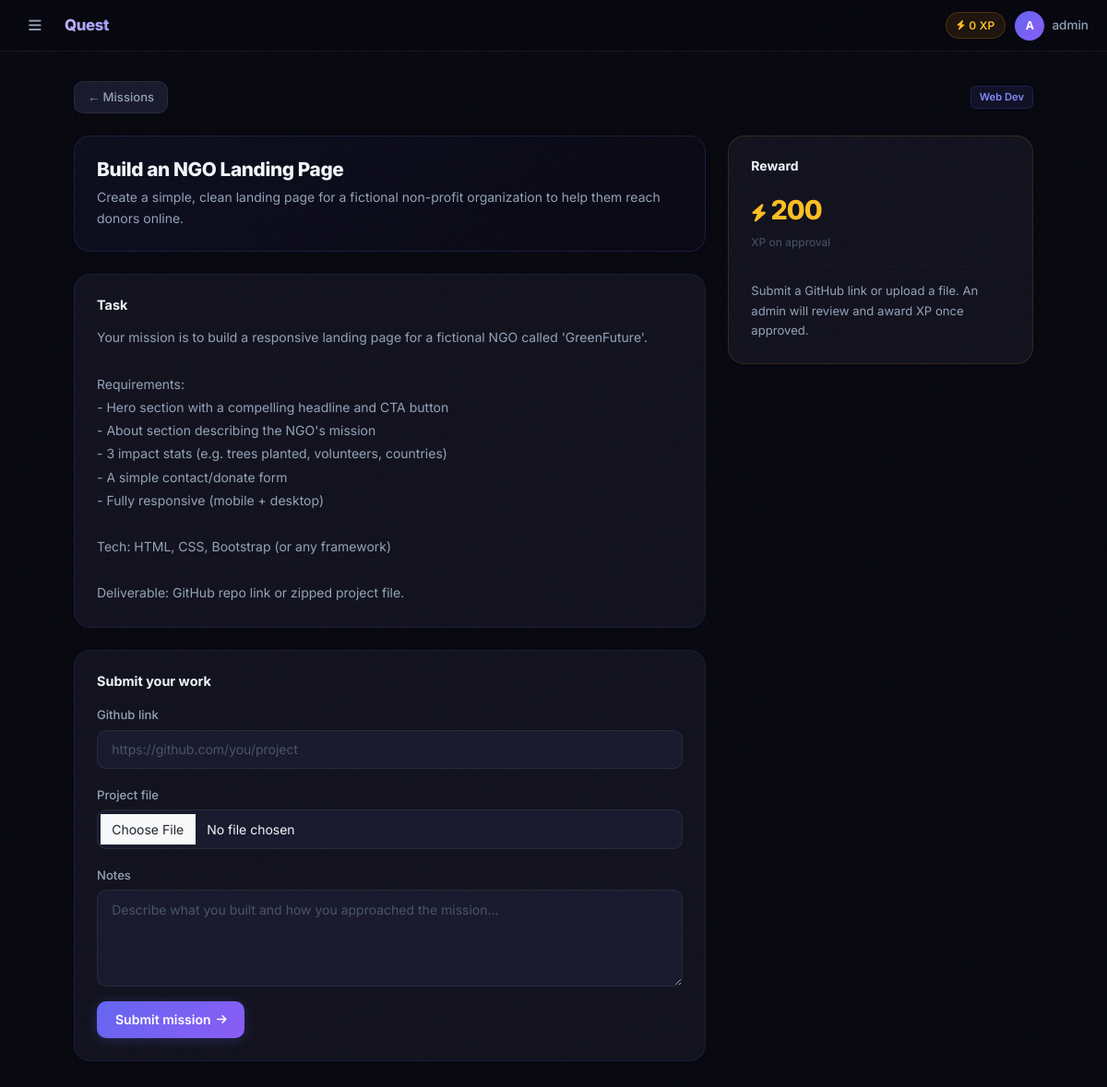
The page /missions/1/ (signed in) on the database its author committed.
### quests/models.py (models this page shows, shortened)
class UserProfile(models.Model):
    user    = models.OneToOneField(User, on_delete=models.CASCADE)
    xp      = models.IntegerField(default=0)
    level   = models.IntegerField(default=1)
    streak  = models.IntegerField(default=0)

class Mission(models.Model):
    SKILL_CHOICES = [
        ('Web Dev',      'Web Dev'),
        ('Data Science', 'Data Science'),
        ('Frontend',     'Frontend'),
        ('Backend',      'Backend'),
        ('DevOps',       'DevOps'),
        ('Other',        'Other'),
    ]
    STATUS_CHOICES = [
        ('open',   'Open'),
        ('closed', 'Closed'),
    ]
    title       = models.CharField(max_length=200)
    description = models.TextField()
    task        = models.TextField(help_text='Detailed task instructions for the user.')
    skill       = models.CharField(max_length=50, choices=SKILL_CHOICES, default='Other')
    xp_reward   = models.IntegerField(default=150)
    status      = models.CharField(max_length=10, choices=STATUS_CHOICES, default='open')
    created_at  = models.DateTimeField(auto_now_add=True)

### quests/views.py (the view)
# urls.py: path('missions/<int:mission_id>/',    views.mission_detail, name='mission_detail'),
@login_required
def mission_detail(request, mission_id):
    mission = get_object_or_404(Mission, id=mission_id)
    existing = MissionSubmission.objects.filter(user=request.user, mission=mission).first()
    if request.method == 'POST' and not existing:
        form = MissionSubmissionForm(request.POST, request.FILES)
        if form.is_valid():
            sub = form.save(commit=False)
            sub.user = request.user
            sub.mission = mission
            sub.save()
            messages.success(request, 'Mission submitted! XP will be awarded after admin review. 🚀')
            return redirect('mission_detail', mission_id=mission.id)
    else:
        form = MissionSubmissionForm()
    return render(request, 'mission_detail.html', {
        'mission': mission,
        'form': form,
        'existing': existing,
    })

### quests/forms.py (shortened to what this page needs)
class MissionSubmissionForm(forms.ModelForm):
    class Meta:
        model  = MissionSubmission
        fields = ['github_link', 'project_file', 'notes']
        widgets = {
            'github_link':  forms.URLInput(attrs={'class': 'form-control', 'placeholder': 'https://github.com/you/project'}),
            'project_file': forms.ClearableFileInput(attrs={'class': 'form-control'}),
            'notes':        forms.Textarea(attrs={'class': 'form-control', 'rows': 4, 'placeholder': 'Describe what you built and how you approached the mission...'}),
        }

### quests/templates/mission_detail.html (shortened to what this page needs)
{% extends 'base.html' %}
{% block content %}
<div class="d-flex align-items-center justify-content-between mb-4 flex-wrap gap-3">
  <a href="{% url 'mission_list' %}" class="btn-ghost" style="padding:6px 14px;font-size:.82rem;">← Missions</a>
  <span style="background:rgba(99,102,241,.1);color:var(--indigo-2);border:1px solid rgba(99,102,241,.18);padding:3px 9px;border-radius:6px;font-size:.7rem;font-weight:600;">{{ mission.skill }}</span>
</div>
<div class="row g-4">
  <div class="col-lg-8">
    <div class="card p-4 mb-4" style="background:linear-gradient(135deg,rgba(99,102,241,.07),rgba(139,92,246,.02));border-color:rgba(99,102,241,.18);">
      <h2 style="font-size:1.3rem;font-weight:800;letter-spacing:-.4px;color:var(--text);margin-bottom:.4rem;">{{ mission.title }}</h2>
      <p style="color:var(--text-2);font-size:.875rem;margin-bottom:0;">{{ mission.description }}</p>
    </div>
    <div class="card p-4 mb-4" style="border-color:rgba(99,102,241,.12);">
      <h5 style="font-size:.9rem;font-weight:700;color:var(--text);margin-bottom:.875rem;">Task</h5>
      <div style="color:var(--text-2);font-size:.875rem;line-height:1.8;white-space:pre-wrap;">{{ mission.task }}</div>
    </div>
    {% if existing %}
    <div class="card p-4" style="border-color:rgba(16,185,129,.2);background:rgba(16,185,129,.04);">
      <div class="d-flex align-items-center gap-2 mb-3">
        <i class="fas fa-check-circle" style="color:var(--emerald-2);"></i>
        <h5 style="font-size:.9rem;font-weight:700;color:var(--emerald-2);margin:0;">Submitted</h5>
        <span style="margin-left:auto;font-size:.75rem;color:var(--text-3);">Status:
          <span style="font-weight:600;color:{% if existing.status == 'approved' %}var(--emerald-2){% elif existing.status == 'rejected' %}var(--rose-2){% else %}var(--amber-2){% endif %};">
            {{ existing.get_status_display }}
          </span>
        </span>
      </div>
      {% if existing.github_link %}<p style="color:var(--text-2);font-size:.82rem;margin-bottom:.3rem;"><i class="fab fa-github me-1"></i> <a href="{{ existing.github_link }}" target="_blank" style="color:var(--indigo-2);">{{ existing.github_link }}</a></p>{% endif %}
      {% if existing.notes %}<p style="color:var(--text-2);font-size:.82rem;margin:0;">{{ existing.notes }}</p>{% endif %}
    </div>
    {% else %}
    <div class="card p-4" style="border-color:rgba(99,102,241,.12);">
      <h5 style="font-size:.9rem;font-weight:700;color:var(--text);margin-bottom:1rem;">Submit your work</h5>
      <form method="POST" enctype="multipart/form-data">
        {% for field in form %}
        <div class="mb-3">
          <label class="form-label">{{ field.label }}</label>
          {{ field }}
        </div>
        {% endfor %}
        <button type="submit" class="btn-primary-ql">Submit mission <i class="fas fa-arrow-right" style="font-size:.75rem;"></i></button>
      </form>
    </div>
    {% endif %}
  </div>
  <div class="col-lg-4">
    <div class="card p-4" style="border-color:rgba(245,158,11,.15);">
      <h5 style="font-size:.875rem;font-weight:700;color:var(--text);margin-bottom:1rem;">Reward</h5>
      <div style="color:var(--amber-2);font-size:1.8rem;font-weight:800;letter-spacing:-1px;"><i class="fas fa-bolt" style="font-size:1.2rem;"></i> {{ mission.xp_reward }}</div>
      <div style="color:var(--text-3);font-size:.75rem;margin-top:2px;">XP on approval</div>
      <hr style="border-color:var(--border);margin:1rem 0;">
      <div style="color:var(--text-2);font-size:.82rem;line-height:1.65;">
        Submit a GitHub link or upload a file. An admin will review and award XP once approved.
      </div>
    </div>
  </div>
</div>
{% endblock %}

### quests/templates/base.html (shortened to what this page needs)
<!DOCTYPE html>
<html lang="en">
<head>
  <link href="https://cdn.jsdelivr.net/npm/bootstrap@5.3.0/dist/css/bootstrap.min.css" rel="stylesheet">
  <link href="https://cdnjs.cloudflare.com/ajax/libs/font-awesome/6.4.0/css/all.min.css" rel="stylesheet">
</head>
<body>
<header class="topbar">
  {% if user.is_authenticated %}
  <button class="hamburger" id="sbToggle" aria-label="Menu">
    <i class="fas fa-bars"></i>
  </button>
  {% endif %}
  <a class="topbar-brand" href="{% url 'home' %}">Quest<span>Learn</span></a>
  <div class="topbar-right">
    {% if user.is_authenticated %}
      <span class="xp-chip d-none d-sm-flex align-items-center gap-1">
        <i class="fas fa-bolt" style="font-size:.65rem;"></i> {{ user.userprofile.xp }} XP
      </span>
      <div class="dropdown">
        <a href="#" class="dropdown-toggle d-flex align-items-center gap-2" data-bs-toggle="dropdown">
          <div class="avatar">{{ user.username|first|upper }}</div>
          <span class="d-none d-md-inline" style="color:var(--text-2);font-size:.845rem;font-weight:500;">{{ user.username }}</span>
        </a>
      </div>
    {% else %}
      <a href="{% url 'login' %}" class="btn-ghost btn-sm">Sign in</a>
      <a href="{% url 'signup' %}" class="btn-primary-ql btn-sm">Get started</a>
    {% endif %}
  </div>
</header>
<div class="main-wrap">
  <div class="page fade-up">
    {% block content %}{% endblock %}
  </div>
</div>
</body>
</html>

### quests/templates/base.html (style rules this page uses)
:root { --bg: #080810; --bg-2: #0d0d1a; --bg-3: #111120; --surface: #13131f; --surface-2: #1a1a2e; --border: rgba(255,255,255,.07); --border-2: rgba(255,255,255,.12); --indigo: #6366f1; --indigo-2: #818cf8; --violet: #8b5cf6; --violet-2: #a78bfa; --amber: #f59e0b; --amber-2: #fbbf24; --emerald: #10b981; --emerald-2: #34d399; --rose: #f43f5e; --rose-2: #fb7185; --text: #f1f5f9; --text-2: #94a3b8; --text-3: #475569; --sidebar-w: 260px; --topbar-h: 56px; --radius: 12px; --radius-lg: 18px; }
*, *::before, *::after { box-sizing: border-box; margin: 0; padding: 0; }
html { scroll-behavior: smooth; }
body { background: var(--bg); color: var(--text); font-family: 'Inter', system-ui, sans-serif; font-size: 15px; line-height: 1.6; min-height: 100vh; overflow-x: hidden; -webkit-font-smoothing: antialiased; }
a { text-decoration: none; color: inherit; }
body::after { content: ''; position: fixed; inset: 0; pointer-events: none; z-index: 9999; opacity: .4; }
.topbar { position: fixed; top: 0; left: 0; right: 0; height: var(--topbar-h); background: rgba(8,8,16,.85); backdrop-filter: blur(24px) saturate(180%); -webkit-backdrop-filter: blur(24px) saturate(180%); border-bottom: 1px solid var(--border); display: flex; align-items: center; padding: 0 1.25rem; gap: .875rem; z-index: 900; }
.topbar-brand { font-size: 1.05rem; font-weight: 800; letter-spacing: -.4px; background: linear-gradient(135deg, #c4b5fd, #818cf8); -webkit-background-clip: text; -webkit-text-fill-color: transparent; background-clip: text; white-space: nowrap; }
.topbar-brand span { opacity: .5; font-weight: 400; }
.hamburger { background: none; border: none; cursor: pointer; width: 36px; height: 36px; border-radius: 9px; color: var(--text-2); font-size: .95rem; display: flex; align-items: center; justify-content: center; transition: background .15s, color .15s; flex-shrink: 0; }
.topbar-right { margin-left: auto; display: flex; align-items: center; gap: .625rem; }
.xp-chip { background: rgba(245,158,11,.1); border: 1px solid rgba(245,158,11,.2); color: var(--amber-2); padding: 4px 11px; border-radius: 99px; font-size: .75rem; font-weight: 600; letter-spacing: .2px; }
.avatar { width: 32px; height: 32px; border-radius: 50%; background: linear-gradient(135deg, var(--indigo), var(--violet)); display: flex; align-items: center; justify-content: center; font-weight: 700; font-size: .78rem; color: #fff; border: 1.5px solid rgba(99,102,241,.35); flex-shrink: 0; }
.main-wrap { padding-top: var(--topbar-h); min-height: 100vh; position: relative; z-index: 1; }
.page { max-width: 1080px; margin: 0 auto; padding: 2rem 1.25rem; }
.card { background: var(--surface); border: 1px solid var(--border); border-radius: var(--radius-lg); transition: border-color .2s, box-shadow .2s, transform .2s; }
.btn-primary-ql { background: linear-gradient(135deg, var(--indigo), var(--violet)); color: #fff; border: none; border-radius: 10px; font-weight: 600; font-size: .875rem; padding: .55rem 1.25rem; transition: all .2s; box-shadow: 0 2px 12px rgba(99,102,241,.25); cursor: pointer; display: inline-flex; align-items: center; gap: .4rem; }
.btn-ghost { background: var(--surface-2); color: var(--text-2); border: 1px solid var(--border); border-radius: 10px; font-weight: 500; font-size: .875rem; padding: .5rem 1.1rem; transition: all .15s; cursor: pointer; display: inline-flex; align-items: center; gap: .4rem; }
.form-control { background: var(--surface-2); border: 1px solid var(--border); color: var(--text); border-radius: 10px; padding: .6rem .95rem; font-size: .875rem; transition: border-color .15s, box-shadow .15s; }
.form-control::placeholder { color: var(--text-3); }
.form-label { color: var(--text-2); font-size: .82rem; font-weight: 500; margin-bottom: .35rem; }
.dropdown-toggle::after { display: none; }
.fade-up { animation: fadeUp .35s ease both; }

### rows shown on the page
Mission: skill "Web Dev", title "Build an NGO Landing Page", description "Create a simple, clean landing page for a fictional non-profit organization to help them reach donors online.", task "Your mission is to build a responsive landing page for a fictional NGO called 'GreenFuture'. Requirements: - Hero section with a compelling headline and CTA button - About section describing the NGO's mission - 3 impact stats (e.g. trees planted, volunteers, countries) - A simple contact/donate form - Fully responsive (mobile + desktop) Tech: HTML, CSS, Bootstrap (or any framework) Deliverable: GitHub repo link or zipped project file.", xp_reward "200"

### other values the page prints
{{ user.userprofile.xp }} "0"
{{ user.username|first|upper }} "A"
{{ user.username }} "admin"
{{ field.label }} "Github link" "Project file" "Notes"
